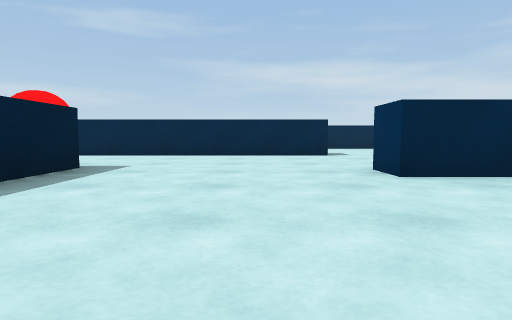
View 1 (above)

19 first-person views from a walk through a 3-D level made in the Unity game engine. The camera is 0.21 m above the floor, tilts 4° down and sees 75° across. The floor is counted in squares, 0.5 m on a side. Each view is taken from the middle of a square. On the plan, view 1 faces up. The plan holds only what a view shows up to about 9 squares ahead; the rest is blank.

View 2
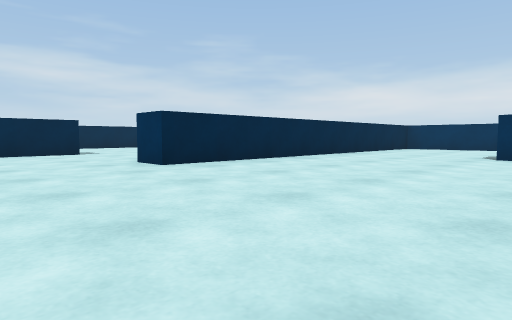

View 3
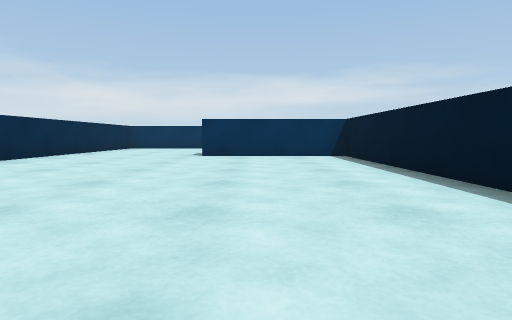

View 4
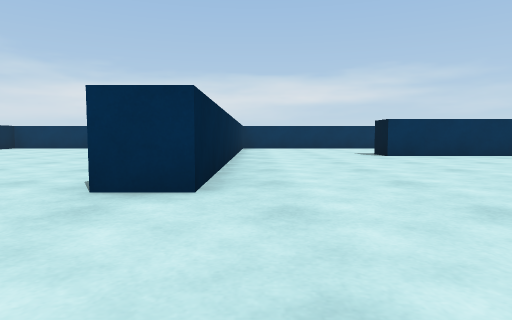

View 5
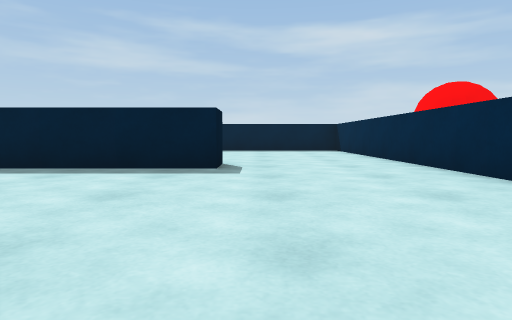

View 6
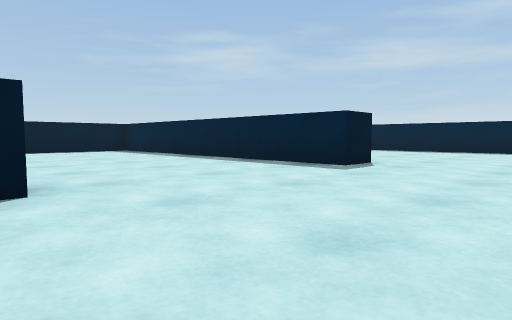

View 7
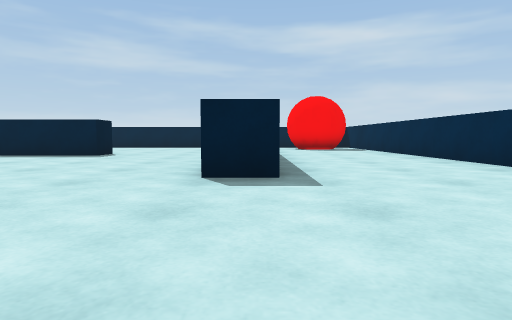

View 8
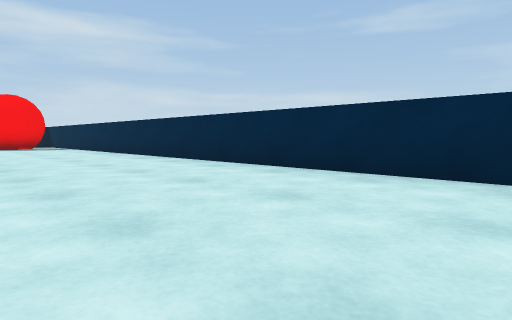

View 9
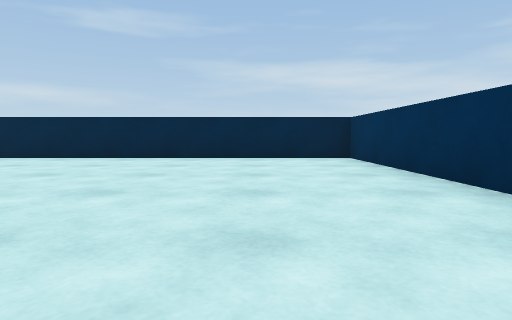

View 10
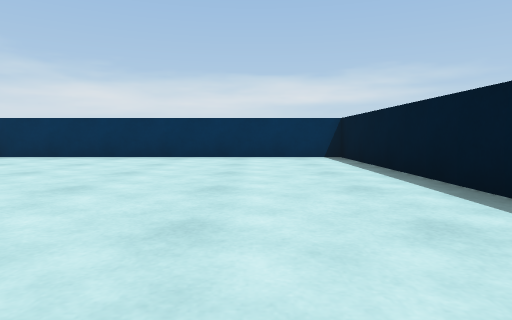

View 11
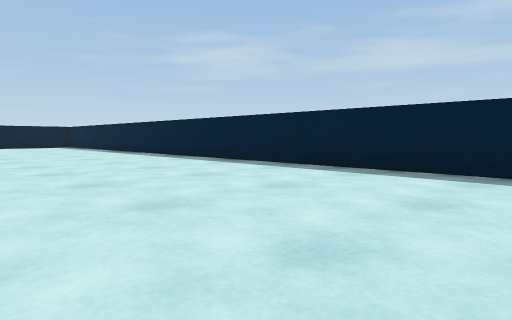

View 12
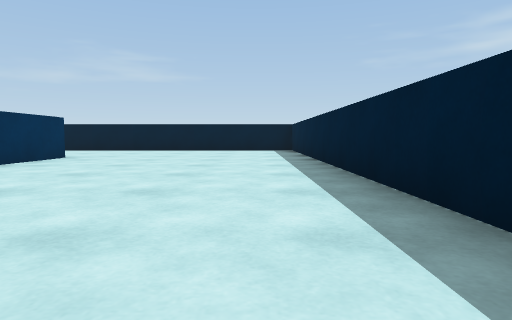

View 13
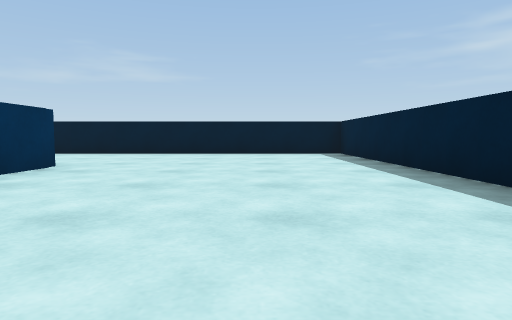

View 14
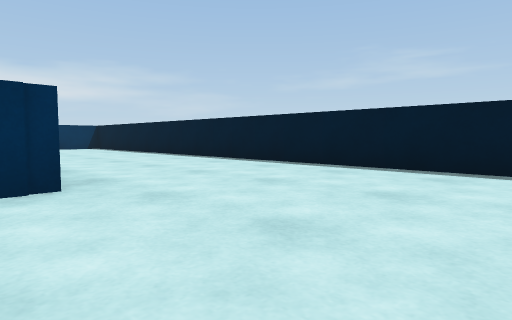

View 15
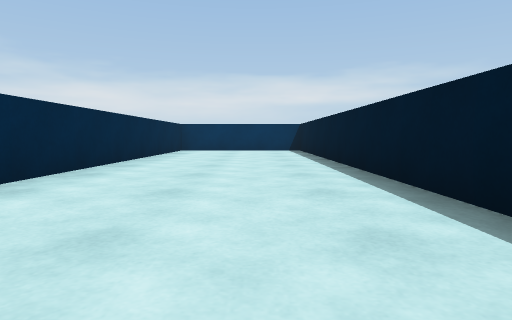

View 16
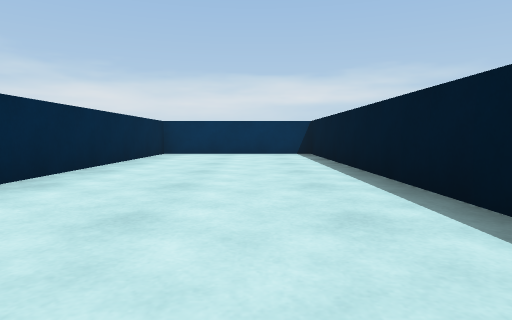

View 17
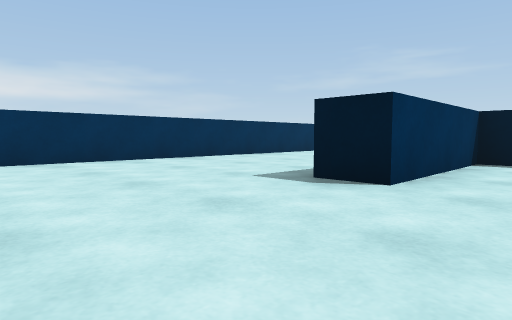

View 18
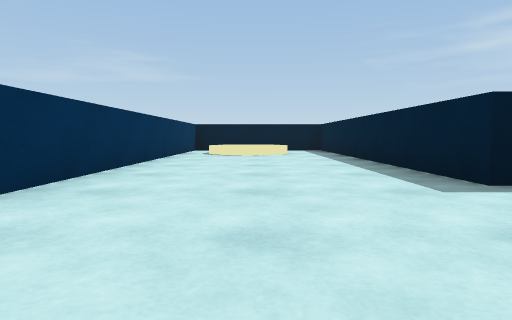

View 19
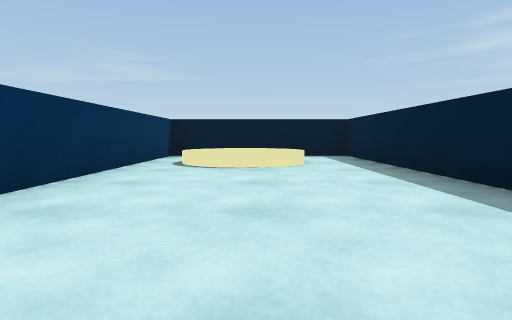

### Floor plan
Points are (right, up) in squares from view 1. A wall is a line through its corners. A room is listed if a view was taken in it or the views show most of it. See-through windows are left out.
Room 1 (views 1, 2, 3, 4, 5, 6, 7, 8, 9, 10, 11, 12, 13, 14, 15, 16, 17, 18, 19)
walls: (-3.2, 4.5) (-2.4, 4.5) (-2.4, -1.4); (1.6, 8.2) (1.6, 7.4) (-7, 7.4); (6.2, 4.3) (10.9, 4.3) (10.9, 11.6) (-4.1, 11.6); (-0.9, -2.9) (6.2, -2.9) (6.2, 0.2) (7, 0.2) (7, -7.3) (10.9, -7.3) (10.9, 2.2); (8.1, 3.5) (1.5, 3.5) (1.5, 4.4); (-3.2, -3.8) (-3.2, -1.9); (-8.1, 6.5) (-8.1, -7.3) (6.2, -7.3) (6.2, -3.7) (-1.1, -3.7)
objects: red ball (-7, 9) to (-6, 11)

Positions as (right, up) in squares from view 1, and headings:
1: (0, 0), facing up
2: (-1, -1), facing up-right
3: (-1, -1), facing right
4: (-1, 3), facing right
5: (2, 5), facing left
6: (2, 7), facing down-left
7: (5, 8), facing left
8: (7, 8), facing up-left
9: (9, 5), facing up
10: (4, 6), facing right
11: (-4, 7), facing down-left
12: (-7, 3), facing down
13: (-6, 1), facing down
14: (-6, -3), facing down-right
15: (-4, -6), facing right
16: (-2, -6), facing right
17: (5, 3), facing down-right
18: (9, 3), facing down
19: (9, 0), facing down
